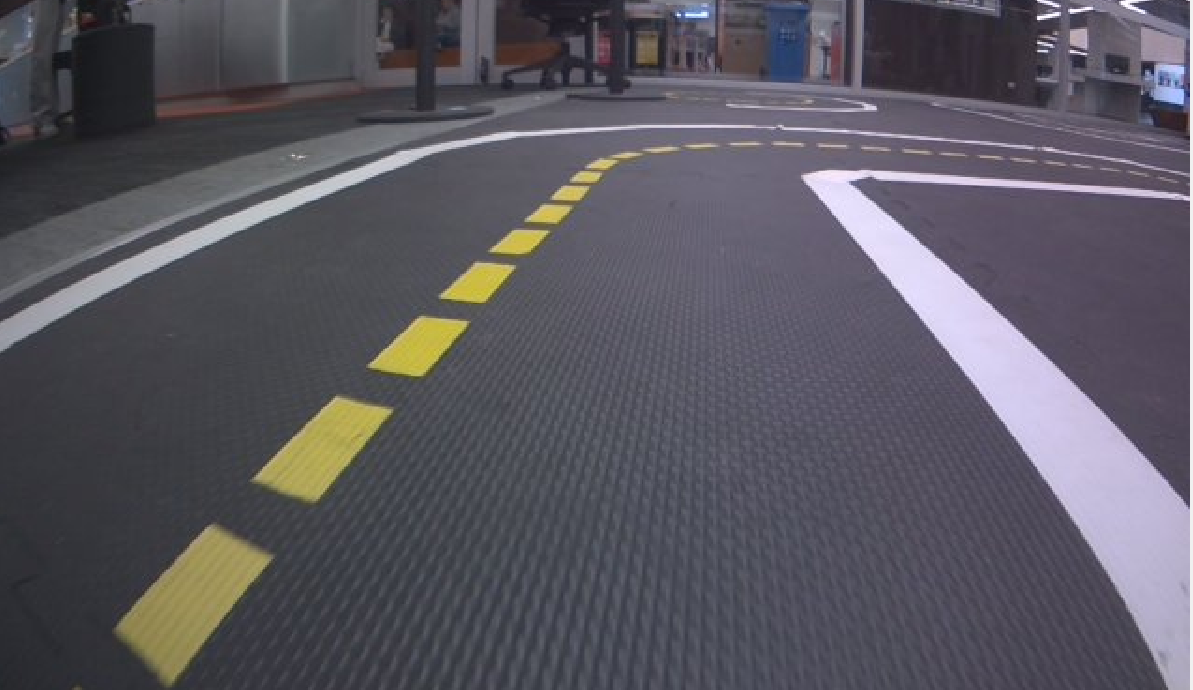
#> input picture packages/my_lane_detector/src/lane_frame.png, 1193 x 690 px
$ python experiment_image_processing.py
#> lines starting #> are read from the running program, lines starting #| are printed output that depends on the picture; after the words box and inside, x2 and y2 are one past the last pixel; in counts of white or black regions, pixels touching at a corner belong together
#!/usr/bin/env python3

import cv2
import numpy as np
import os

# Create output folder
output_dir = "/data/output"
os.makedirs(output_dir, exist_ok=True)

# Load image
img = cv2.imread("lane_frame.png")
#> img is the input picture: shape (690, 1193, 3); mean B, G, R 96, 87.4, 89.9

if img is None:
    print("Image not found. Make sure lane_frame.png is in this folder.")
    exit()

# Crop road area
height, width, _ = img.shape
#> height = 690; width = 1193
cropped = img[int(height * 0.45):height, 0:width]

cv2.imwrite(output_dir + "/01_cropped_road.png", cropped)

# -------------------------------
# 1. Canny Edge Experiments
# -------------------------------

gray = cv2.cvtColor(cropped, cv2.COLOR_BGR2GRAY)
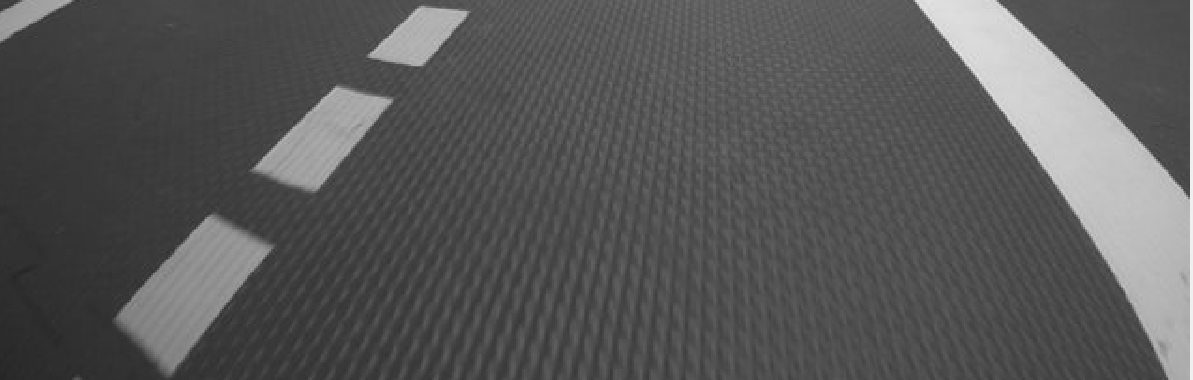
#> gray: shape (380, 1193); min 37, max 239, mean 87.6
blur = cv2.GaussianBlur(gray, (5, 5), 0)

canny_values = [
    (50, 100),
    (100, 200),
    (150, 300)
]

for low, high in canny_values:
    edges = cv2.Canny(blur, low, high)
    filename = output_dir + f"/canny_low_{low}_high_{high}.png"
    cv2.imwrite(filename, edges)
    print("Saved:", filename)
#> this loop made 3 passes
#> pass 1, `edges = cv2.Canny(blur, low, high)`:
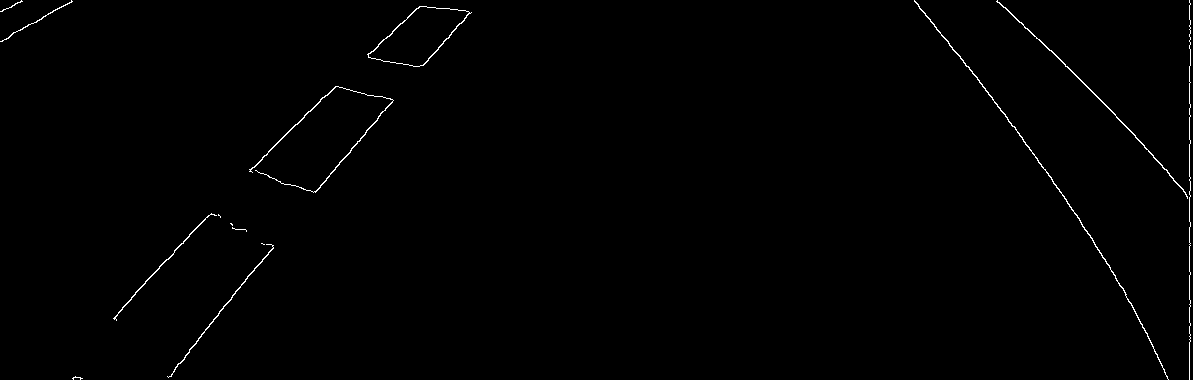
#> edges: shape (380, 1193); 0.62% white in thin lines or dots

# Use balanced Canny output for Hough experiment
balanced_edges = cv2.Canny(blur, 100, 200)

# -------------------------------
# 2. Hough Transform Experiments
# -------------------------------

hough_values = [10, 30, 60]

for min_len in hough_values:
    hough_img = cropped.copy()

    lines = cv2.HoughLinesP(
        balanced_edges,
        rho=1,
        theta=np.pi / 180,
        threshold=30,
        minLineLength=min_len,
        maxLineGap=20
    )

    if lines is not None:
        for line in lines:
            x1, y1, x2, y2 = line[0]
            cv2.line(hough_img, (x1, y1), (x2, y2), (0, 255, 0), 3)

    filename = output_dir + f"/hough_minLineLength_{min_len}.png"
    cv2.imwrite(filename, hough_img)
    print("Saved:", filename)
#> this loop made 3 passes
#> pass 1, `cv2.imwrite(filename, hough_img)`:
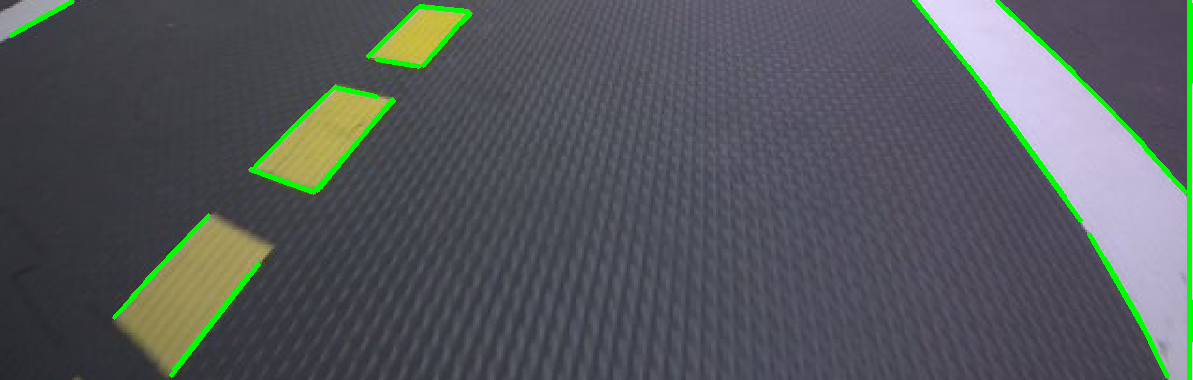
#> saved as hough_minLineLength_10.png: shape (380, 1193, 3); mean B, G, R 91, 89.1, 84.6

# -------------------------------
# 3. HSV Yellow Detection
# -------------------------------

hsv = cv2.cvtColor(cropped, cv2.COLOR_BGR2HSV)
#> hsv: shape (380, 1193, 3); mean H, S, V 114.2, 38.2, 98

lower_yellow_hsv = np.array([15, 80, 80])
upper_yellow_hsv = np.array([40, 255, 255])

yellow_mask_hsv = cv2.inRange(hsv, lower_yellow_hsv, upper_yellow_hsv)
#> yellow_mask_hsv: shape (380, 1193); 4.7% white; 4 white regions (1 under 20 px), largest, box (x1, y1, x2, y2) and area: (119, 219, 269, 373) 10826, (256, 90, 393, 193) 6855, (370, 8, 471, 69) 3494
yellow_hsv_result = cv2.bitwise_and(cropped, cropped, mask=yellow_mask_hsv)

cv2.imwrite(output_dir + "/hsv_yellow_detection.png", yellow_hsv_result)
print("Saved:", output_dir + "/hsv_yellow_detection.png")

# -------------------------------
# 4. RGB Yellow Detection
# -------------------------------

rgb = cv2.cvtColor(cropped, cv2.COLOR_BGR2RGB)

lower_yellow_rgb = np.array([120, 100, 0])
upper_yellow_rgb = np.array([255, 255, 120])

yellow_mask_rgb = cv2.inRange(rgb, lower_yellow_rgb, upper_yellow_rgb)
#> yellow_mask_rgb: shape (380, 1193); 4.5% white; 6 white regions (3 under 20 px), largest, box (x1, y1, x2, y2) and area: (119, 215, 271, 371) 10821, (252, 86, 393, 191) 6596, (368, 6, 471, 66) 3109
yellow_rgb_result = cv2.bitwise_and(cropped, cropped, mask=yellow_mask_rgb)

cv2.imwrite(output_dir + "/rgb_yellow_detection.png", yellow_rgb_result)
print("Saved:", output_dir + "/rgb_yellow_detection.png")

# -------------------------------
# 5. Lighting Condition Experiment
# -------------------------------

dark_img = cv2.convertScaleAbs(cropped, alpha=0.5, beta=0)
bright_img = cv2.convertScaleAbs(cropped, alpha=1.4, beta=30)

cv2.imwrite(output_dir + "/dark_image.png", dark_img)
cv2.imwrite(output_dir + "/bright_image.png", bright_img)

def detect_lines_for_lighting(image, name):
#> called with name = 'dark_lighting_line_detection.png'
    gray_img = cv2.cvtColor(image, cv2.COLOR_BGR2GRAY)
    blur_img = cv2.GaussianBlur(gray_img, (5, 5), 0)
    edges_img = cv2.Canny(blur_img, 100, 200)
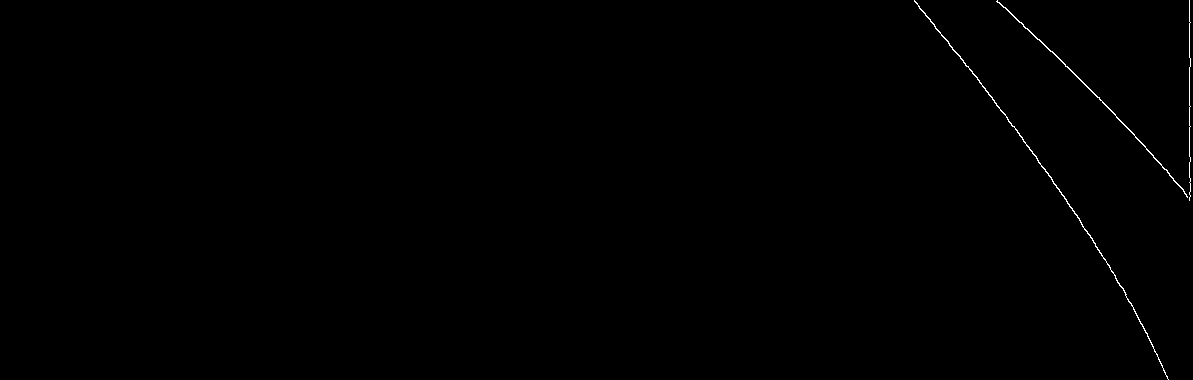
#> edges_img: shape (380, 1193); 0.26% white in thin lines or dots, all inside (x1, y1, x2, y2) = (914, 0, 1191, 380)

    lines_img = image.copy()

    lines = cv2.HoughLinesP(
        edges_img,
        rho=1,
        theta=np.pi / 180,
        threshold=30,
        minLineLength=30,
        maxLineGap=20
    )
#> lines = [[1189, 200, 1189, 0], [1085, 84, 1190, 196], [977, 77, 1072, 208], [914, 0, 984, 87], [996, 1, 1099, 97], [1090, 235, 1133, 307], [1134, 309, 1168, 379], [997, 0, 1068, 67], [1076, 214, 1142, 324], [1111, 110, 1184, 191], [919, 8, 1017, 130]]

    if lines is not None:
        for line in lines:
            x1, y1, x2, y2 = line[0]
            cv2.line(lines_img, (x1, y1), (x2, y2), (0, 255, 0), 3)
#> this loop made 11 passes
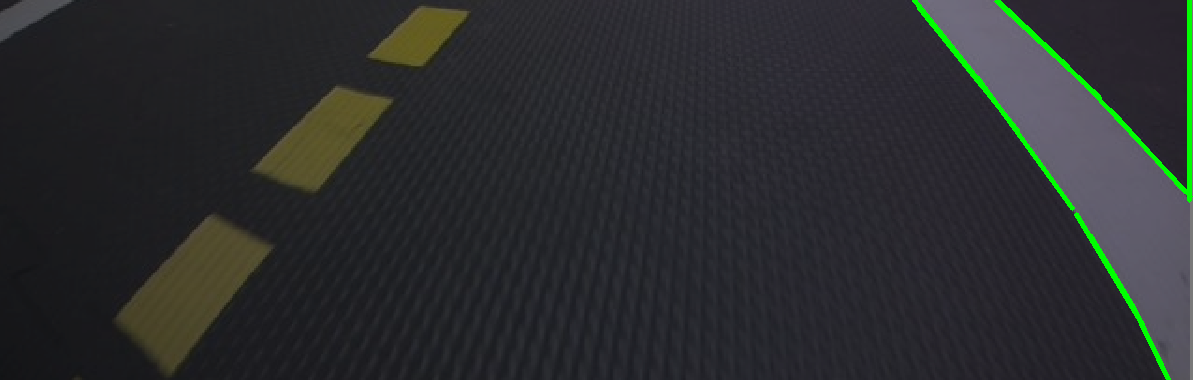
#> lines_img: shape (380, 1193, 3); mean B, G, R 46.2, 45.2, 43.1

    cv2.imwrite(output_dir + "/" + name, lines_img)
    print("Saved:", output_dir + "/" + name)

detect_lines_for_lighting(dark_img, "dark_lighting_line_detection.png")
detect_lines_for_lighting(bright_img, "bright_lighting_line_detection.png")
#> call 2 of detect_lines_for_lighting, with name = 'bright_lighting_line_detection.png'
#> in detect_lines_for_lighting (call 2), `edges_img = cv2.Canny(blur_img, 100, 200)`:
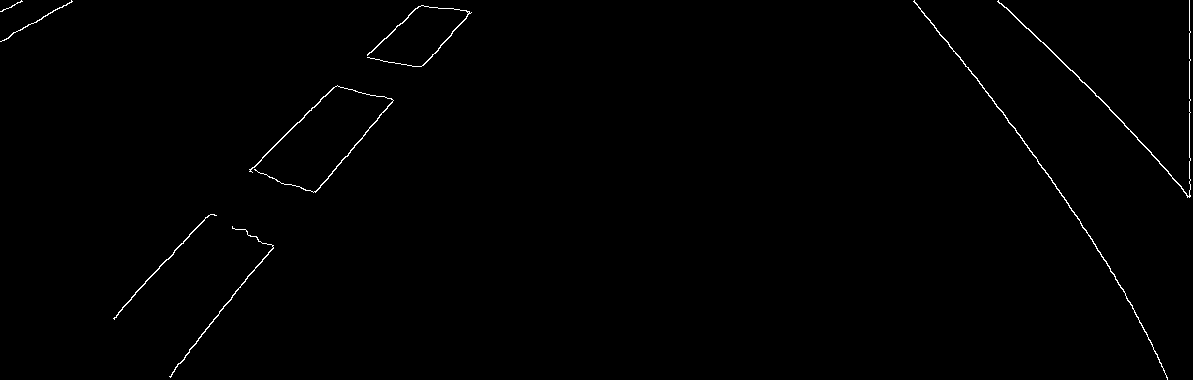
#> edges_img: shape (380, 1193); 0.58% white in thin lines or dots
#> in detect_lines_for_lighting (call 2), `lines = cv2.HoughLinesP( edges_img, rho=1, theta=np.pi / 180, threshol..`: lines = 28 rows, first 6: [1189, 197, 1189, 0], [174, 369, 273, 247], [249, 169, 335, 86], [914, 0, 1036, 157], [998, 0, 1109, 107], [1034, 155, 1114, 274]
#> the loop in detect_lines_for_lighting (call 2), `for line in lines:` made 28 passes
#> (x1, y1, x2, y2) on passes 1 to 12: (1189, 197, 1189, 0), (174, 369, 273, 247), (249, 169, 335, 86), (914, 0, 1036, 157), (998, 0, 1109, 107), (1034, 155, 1114, 274), (314, 191, 392, 102), (1086, 84, 1190, 195), (1115, 276, 1161, 363), (930, 20, 1020, 135), (367, 57, 418, 6), (113, 318, 210, 214)
#> after the loop in detect_lines_for_lighting (call 2), `for line in lines:`:
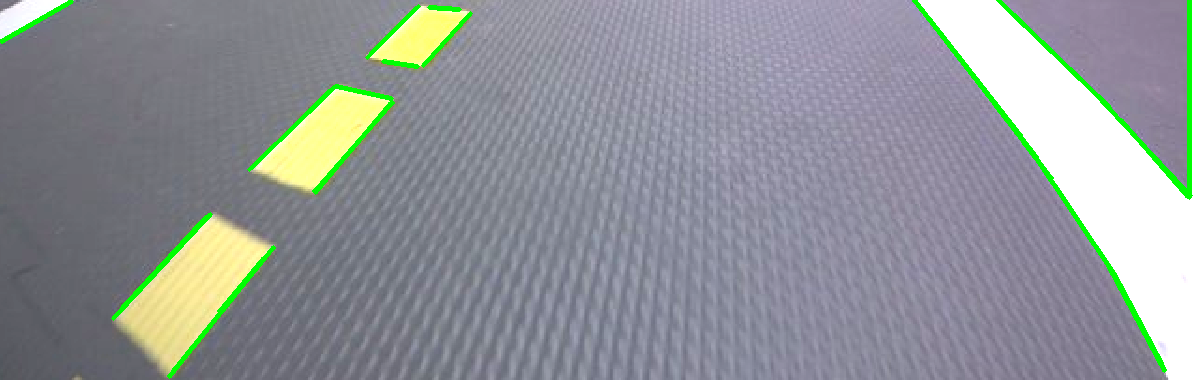
#> lines_img: shape (380, 1193, 3); mean B, G, R 151.5, 148.5, 144.1

print("\nAll experiment images saved in /data/output")

$ run again, with eece5560/packages/image_processing_hw/sample_images/image0.png copied over packages/my_lane_detector/src/lane_frame.png
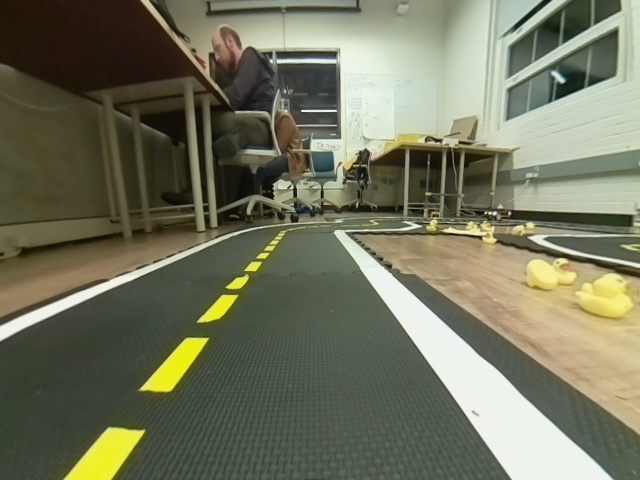
#> input picture eece5560/packages/image_processing_hw/sample_images/image0.png, 640 x 480 px
#> img is the input picture: shape (480, 640, 3); mean B, G, R 93.6, 116.2, 114.4
#> the loop `for low, high in canny_values:` made 3 passes
#> pass 1, `edges = cv2.Canny(blur, low, high)`:
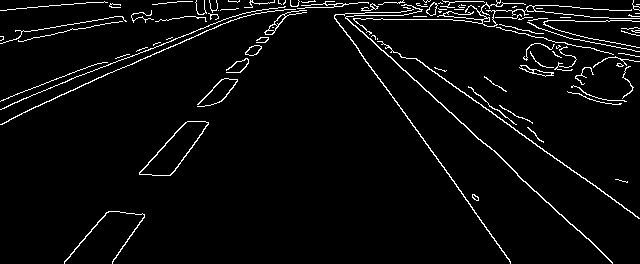
#> edges: shape (264, 640); 4% white in thin lines or dots
#> hsv: shape (264, 640, 3); mean H, S, V 40.8, 59.9, 122.2
#> yellow_mask_hsv: shape (264, 640); 19% white; 248 white regions (221 under 20 px), largest, box (x1, y1, x2, y2) and area: (382, 6, 640, 143) 12776, (0, 0, 199, 103) 6795, (196, 10, 306, 114) 2744
#> yellow_mask_rgb: shape (264, 640); 10.7% white; 335 white regions (302 under 20 px), largest, box (x1, y1, x2, y2) and area: (354, 17, 551, 142) 4516, (0, 17, 207, 101) 3949, (519, 43, 640, 109) 2443
#> edges_img: shape (264, 640); 1.8% white in thin lines or dots
#> lines = 37 rows, first 6: [390, 56, 487, 146], [334, 17, 474, 210], [124, 67, 251, 11], [139, 174, 257, 39], [0, 124, 122, 67], [26, 97, 193, 32]
#> the loop in detect_lines_for_lighting, `for line in lines:` made 37 passes
#> edges_img: shape (264, 640); 3.1% white in thin lines or dots
#> lines = 69 rows, first 6: [514, 171, 580, 232], [390, 93, 510, 263], [22, 113, 274, 0], [219, 82, 259, 37], [441, 76, 637, 218], [518, 19, 639, 21]
#> the loop in detect_lines_for_lighting (call 2), `for line in lines:` made 69 passes
#> after the loop in detect_lines_for_lighting (call 2), `for line in lines:`:
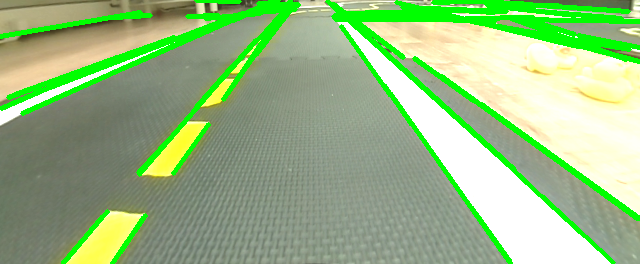
#> lines_img: shape (264, 640, 3); mean B, G, R 131.7, 185.5, 150.6

$ run again, with eece5560/packages/image_processing_hw/sample_images/image1.png copied over packages/my_lane_detector/src/lane_frame.png
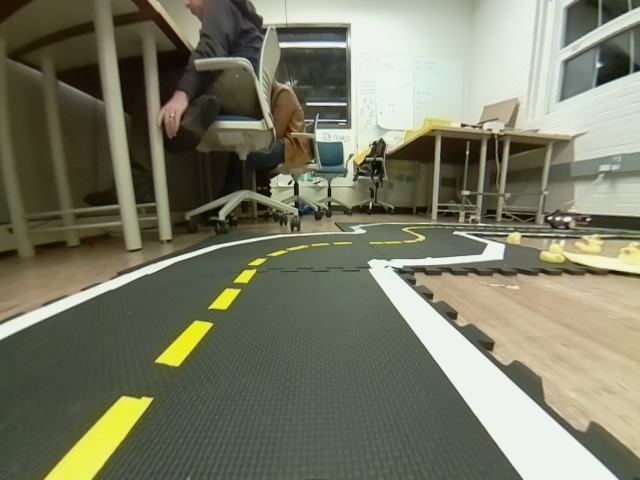
#> input picture eece5560/packages/image_processing_hw/sample_images/image1.png, 640 x 480 px
#> img is the input picture: shape (480, 640, 3); mean B, G, R 102.1, 122.7, 121.5
#> the loop `for low, high in canny_values:` made 3 passes
#> pass 1, `edges = cv2.Canny(blur, low, high)`:
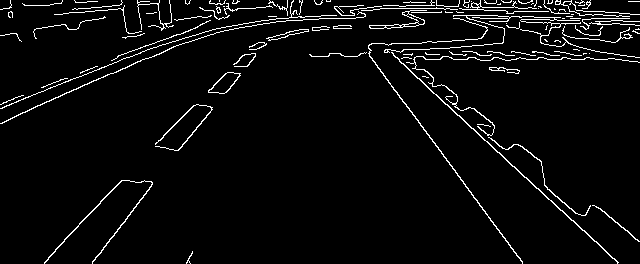
#> edges: shape (264, 640); 4.3% white in thin lines or dots
#> hsv: shape (264, 640, 3); mean H, S, V 40.2, 54.2, 127.7
#> yellow_mask_hsv: shape (264, 640); 10.5% white; 172 white regions (145 under 20 px), largest, box (x1, y1, x2, y2) and area: (34, 173, 157, 264) 5260, (0, 0, 133, 86) 5148, (151, 98, 222, 160) 2055
#> yellow_mask_rgb: shape (264, 640); 7.3% white; 384 white regions (356 under 20 px), largest, box (x1, y1, x2, y2) and area: (0, 29, 174, 105) 4012, (43, 180, 154, 264) 3476, (155, 104, 213, 151) 1095
#> edges_img: shape (264, 640); 1.9% white in thin lines or dots
#> lines = 36 rows, first 6: [187, 140, 283, 18], [447, 104, 617, 262], [381, 43, 571, 220], [55, 249, 121, 180], [369, 56, 463, 181], [0, 123, 176, 45]
#> the loop in detect_lines_for_lighting, `for line in lines:` made 36 passes
#> edges_img: shape (264, 640); 3.6% white in thin lines or dots
#> lines = 106 rows, first 6: [398, 94, 518, 258], [381, 43, 564, 213], [550, 10, 604, 11], [49, 255, 121, 180], [507, 19, 556, 19], [257, 24, 331, 18]
#> the loop in detect_lines_for_lighting (call 2), `for line in lines:` made 106 passes
#> after the loop in detect_lines_for_lighting (call 2), `for line in lines:`:
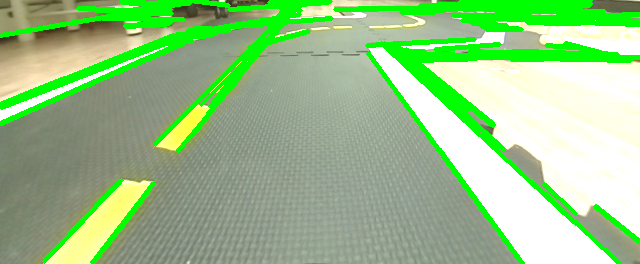
#> lines_img: shape (264, 640, 3); mean B, G, R 138.5, 194.4, 152.1
